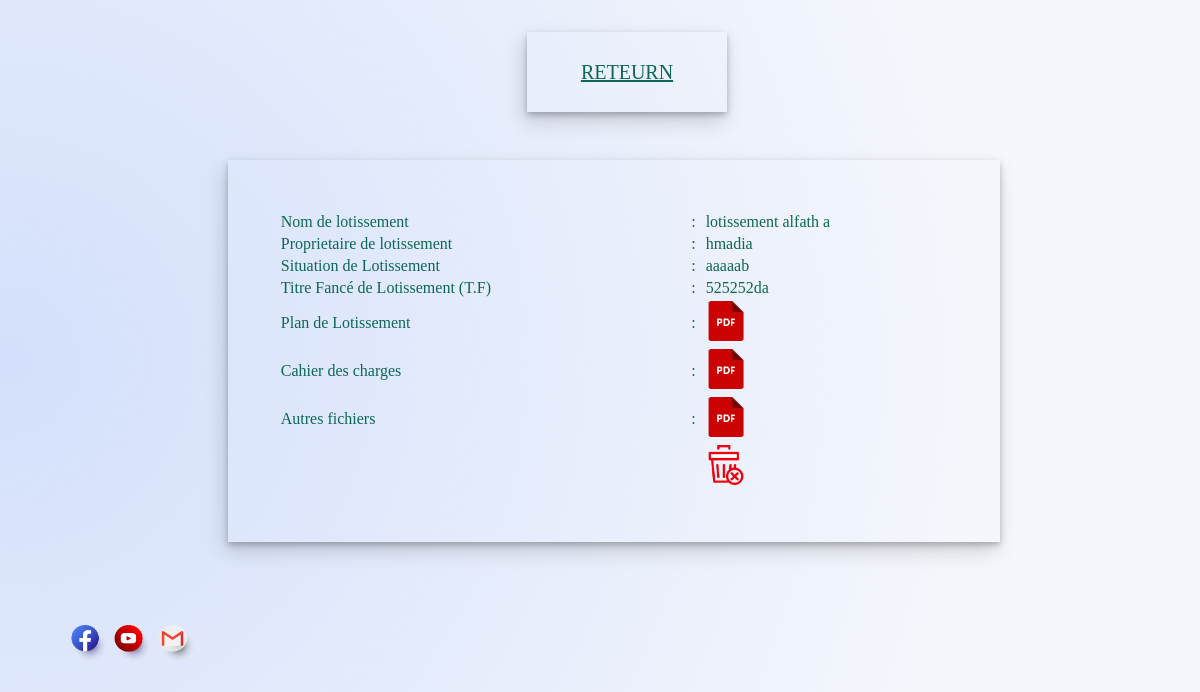
/voireadmin.php?voire=6, run on the app's committed database.
### tables this page shows
CREATE TABLE `lotissement` (
  `idlotisement` int(11) NOT NULL,
  `Nomlotissement` varchar(50) NOT NULL,
  `Propietaire` varchar(50) NOT NULL,
  `Situation` varchar(100) NOT NULL,
  `TF` varchar(50) NOT NULL,
  `Plan` varchar(500) NOT NULL,
  `Cahierdescharge` varchar(500) NOT NULL,
  `autres` varchar(500) NOT NULL
);

### voireadmin.php (the view, shortened to what this page needs)
<?php
require("connexion.php");
?>
<!DOCTYPE html>
<html>
<head class="">
</head>
<body class="body">
	<header class="header">
		<ul>
    <li><a class="btn1" href="admin.php">Reteurn</a></li>
  </ul>
	</header>
<?php
if(isset($_GET['voire']))
	{
	$sup=$_GET['voire'];
	$querylot="select * from lotissement where idlotisement= $sup";
$resultlot= mysqli_query($conn,$querylot);
while($rowlot = mysqli_fetch_array($resultlot)) {
	$idlotissement= $rowlot['idlotisement'];
	 $Nomlotissement= $rowlot['Nomlotissement'];
  	$prolotissement= $rowlot['Propietaire'];
 	$situlotissement= $rowlot['Situation'];
  	$tflotissement= $rowlot['TF'];
	$planlotissement= $rowlot['Plan'];
 	$chaierlotissement= $rowlot['Cahierdescharge'];
  	$autrelotissement= $rowlot['autres'];
	?>
<center>
		<section class="sectionB">
		<table class="dimontion">
		<tr>
		<td>
		Nom de lotissement
		</td>
			<td>:</td>
<?php echo" <td class='tdlineone'>$Nomlotissement</td>"; ?>
		</tr>
		<tr>
		<td>
		Proprietaire de lotissement
		</td>
		<td>:</td>
<?php echo" <td class='tdlineone'>$prolotissement</td>"; ?>
		</tr>
	<tr>
		<td>
		Situation de Lotissement
		</td>
		<td>:</td>
<?php echo" <td class='tdlineone'>$situlotissement</td>"; ?>
		</tr>
		<tr>
		<td>
		Titre Fancé de Lotissement (T.F)
		</td>
		<td>:</td>
<?php echo" <td class='tdlineone'>$tflotissement</td>"; ?>
		</tr>
		<tr>
		<td>
		Plan de Lotissement
		</td>
		<td>:</td>
<?php echo" <td class='tdlineonepdf'><a name='click1' href='$planlotissement' target='_blank'><img src='images/pdf.png'  class='icon' /></a></td> "; ?>
		</tr>
	<tr>
		<td>
		Cahier des charges
		</td>
		<td>:</td>
<?php echo" <td class='tdlineonepdf'><a name='click2' href='$chaierlotissement'><img src='images/pdf.png'  class='icon' /></a></td> "; ?>
		</tr>
	<tr>
		<td>
		Autres fichiers
		</td>
		<td>:</td>
<?php echo" <td class='tdlineonepdf'><a name='click3' href='$autrelotissement'><img src='images/pdf.png'  class='icon' /></a></td>"; ?>
		</tr>
	<tr>
	<td></td>
		<td></td>
<td>
<a href="supprimerlotissement.php?supprimerlotissement=<?php echo $idlotissement; ?>"><img src='images/supprimer.png'  class='icon' /></a>
</td>
	</tr>
		</table>
		</section>
	</center>
		<?php
		}
	}
?>
<footer>
	<img src="images/facebook.png" class="icon"/>
	<img src="images/youtube.png" class="icon"/>
	<img src="images/gmail.png" class="icon"/>
</footer>
</body>
</html>

### voireadmin.php (style rules this page uses)
body { background-image: radial-gradient( circle 993px at 0.5% 50.5%, rgba(137,171,245,0.37) 0%, rgba(245,247,252,1) 100.2% ); width: 99%; }
.btn1 { position: relative; display: block; overflow: hidden; width: 100%; height: 80px; max-width: 250px; margin: 1rem auto; text-transform: uppercase; color: #0E6655; line-height: 80px; text-align: center; transition: ease 0.2s; font-family: "Nunito"; font-size: 20px; box-shadow: -3px 9px 20px rgba(0, 0, 0, 0.16), 0 3px 6px rgba(0, 0, 0, 0.23); }
.btn1:before { content: ""; position: absolute; top: 0; right: -50px; bottom: 0; left: 0; border-right: 50px solid transparent; border-bottom: 80px solid #229954; -webkit-transform: translateX(-100%); transform: translateX(-100%); transition: cubic-bezier(1, -0.02, 0.26, 0.38) 0.2s; z-index: -1; }
ul { display: block; text-align: center; }
ul li { display: inline-block; }
li { list-style: none; width: 200px; margin-left: 10px; }
.icon { height: 40px; width: 40px; }
footer { width: 91.8%; margin-bottom:0%; margin-left:1%; float:left; padding:50px; height:40px; }
.sectionB { margin-left:1%; margin-top:1%; margin-right:0%; margin-bottom:1%; min-height: 403px; width: 100%; float:left; }
.dimontion { width:65%; min-height: 300px; box-shadow: -3px 9px 20px rgba(0, 0, 0, 0.16), 0 3px 6px rgba(0, 0, 0, 0.23); padding:50px; color:#0E6655; }

### data on the page
lotissement: Nomlotissement "lotissement alfath a", Propietaire "hmadia", Situation "aaaaab", TF "525252da"
